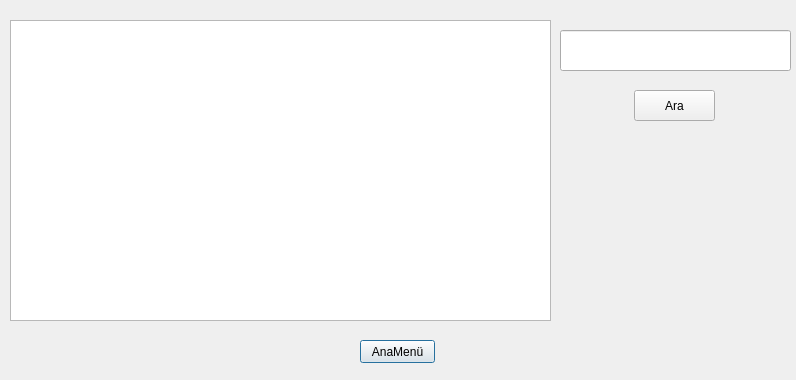
<?xml version="1.0" encoding="UTF-8"?>
<ui version="4.0">
 <class>showAksesuar</class>
 <widget class="QDialog" name="showAksesuar">
  <property name="geometry">
   <rect>
    <x>0</x>
    <y>0</y>
    <width>796</width>
    <height>380</height>
   </rect>
  </property>
  <property name="windowTitle">
   <string>Aksesuar Tablosu</string>
  </property>
  <widget class="QTableWidget" name="tbl_aksesuar">
   <property name="geometry">
    <rect>
     <x>10</x>
     <y>20</y>
     <width>541</width>
     <height>301</height>
    </rect>
   </property>
  </widget>
  <widget class="QPushButton" name="btn_anamenu">
   <property name="geometry">
    <rect>
     <x>360</x>
     <y>340</y>
     <width>75</width>
     <height>23</height>
    </rect>
   </property>
   <property name="text">
    <string>AnaMenü</string>
   </property>
  </widget>
  <widget class="QLineEdit" name="txt_ara">
   <property name="geometry">
    <rect>
     <x>560</x>
     <y>30</y>
     <width>231</width>
     <height>41</height>
    </rect>
   </property>
  </widget>
  <widget class="QPushButton" name="btn_ara">
   <property name="geometry">
    <rect>
     <x>634</x>
     <y>90</y>
     <width>81</width>
     <height>31</height>
    </rect>
   </property>
   <property name="text">
    <string>Ara</string>
   </property>
  </widget>
 </widget>
 <resources/>
 <connections/>
</ui>
